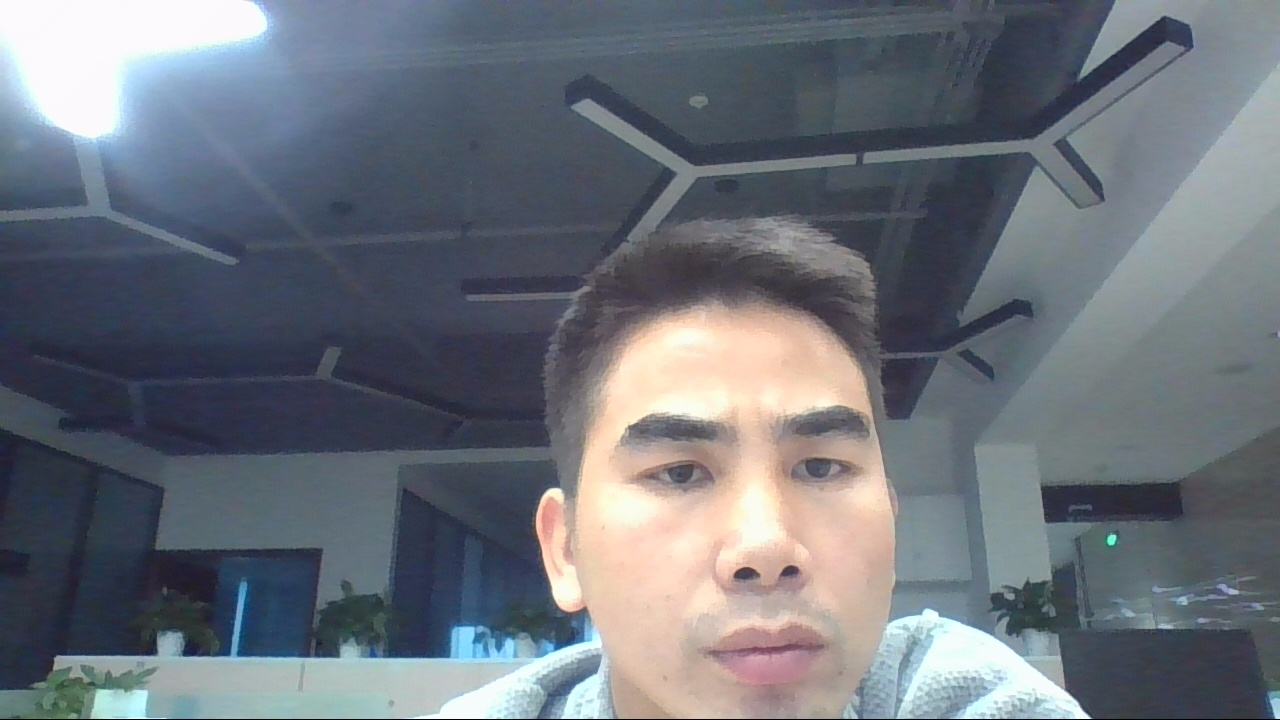
#> input picture others/foreward.jpeg, 1280 x 720 px; its folder holds only this picture in this run
$ python -i if_the_similarity.py   (imports and definitions only)
#> lines starting #> are read from the running program, lines starting #| are printed output that depends on the picture
from PIL import Image,ImageEnhance,ImageFilter
import os

def getGray(image_file):
   tmpls=[]
   for h in range(0,  image_file.size[1]):#h
      for w in range(0, image_file.size[0]):#w
         tmpls.append( image_file.getpixel((w,h))  )

   return tmpls

def getAvg(ls):#获取平均灰度值
   return sum(ls)/len(ls)

def getMH(a,b):#比较100个字符有几个字符相同
   dist = 0;
   for i in range(0,len(a)):
      if a[i]==b[i]:
         dist=dist+1
   return round(dist/len(a),3)

def getImgHash(fne):
#> called with fne = '../others/foreward.jpeg'
   image_file = Image.open(fne) # 打开
#> image_file is the input picture: PIL image 1280x720 RGB; mean R, G, B 108, 113.7, 122.2
   image_file=image_file.resize((64, 64))#重置图片大小我12px X 12px
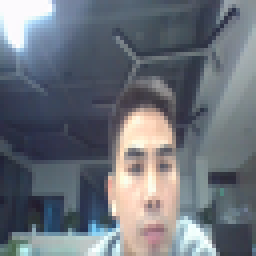
#> image_file: PIL image 64x64 RGB (shown 4 times larger); mean R, G, B 108.1, 113.8, 122.3
   image_file=image_file.convert("L")#转256灰度图
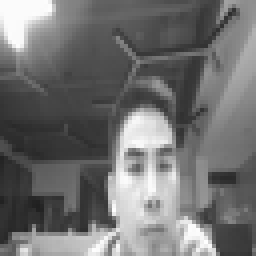
#> image_file: PIL image 64x64 L (shown 4 times larger); min 32, max 254, mean 113.1
   Grayls=getGray(image_file)#灰度集合
#> after the loop in getGray, `for h in range(0,  image_file.size[1]):#h`: tmpls = 4096 values, max 254 at index 3891, min 32 at index 3273, mean 113.1
#> Grayls has the same summary as tmpls in getGray
   avg=getAvg(Grayls)#灰度平均值
#> avg = 113.1
   bitls=''#接收获取0或1
   #除去变宽1px遍历像素
   for h in range(1,  image_file.size[1]-1):#h
      for w in range(1, image_file.size[0]-1):#w
         if image_file.getpixel((w,h))>=avg:#像素的值比较平均值 大于记为1 小于记为0
            bitls=bitls+'1'
         else:
            bitls=bitls+'0'
   return bitls

"""
a=getImgHash("0.jpeg")#图片地址自行替换
print(a[0:30])
print(len(a))

files = os.listdir(".//lib_picture")#图片文件夹地址自行替换
print(files)

for file in files:
   b=getImgHash(".//lib_picture//" + str(file))
   print(b[0:30])
   print(len(b))
   compare=getMH(a,b)
   print(file,u'相似度',str(compare)+'%')

input("EXIT TO ENTER !")
"""

>>> result = getImgHash('../others/foreward.jpeg')
